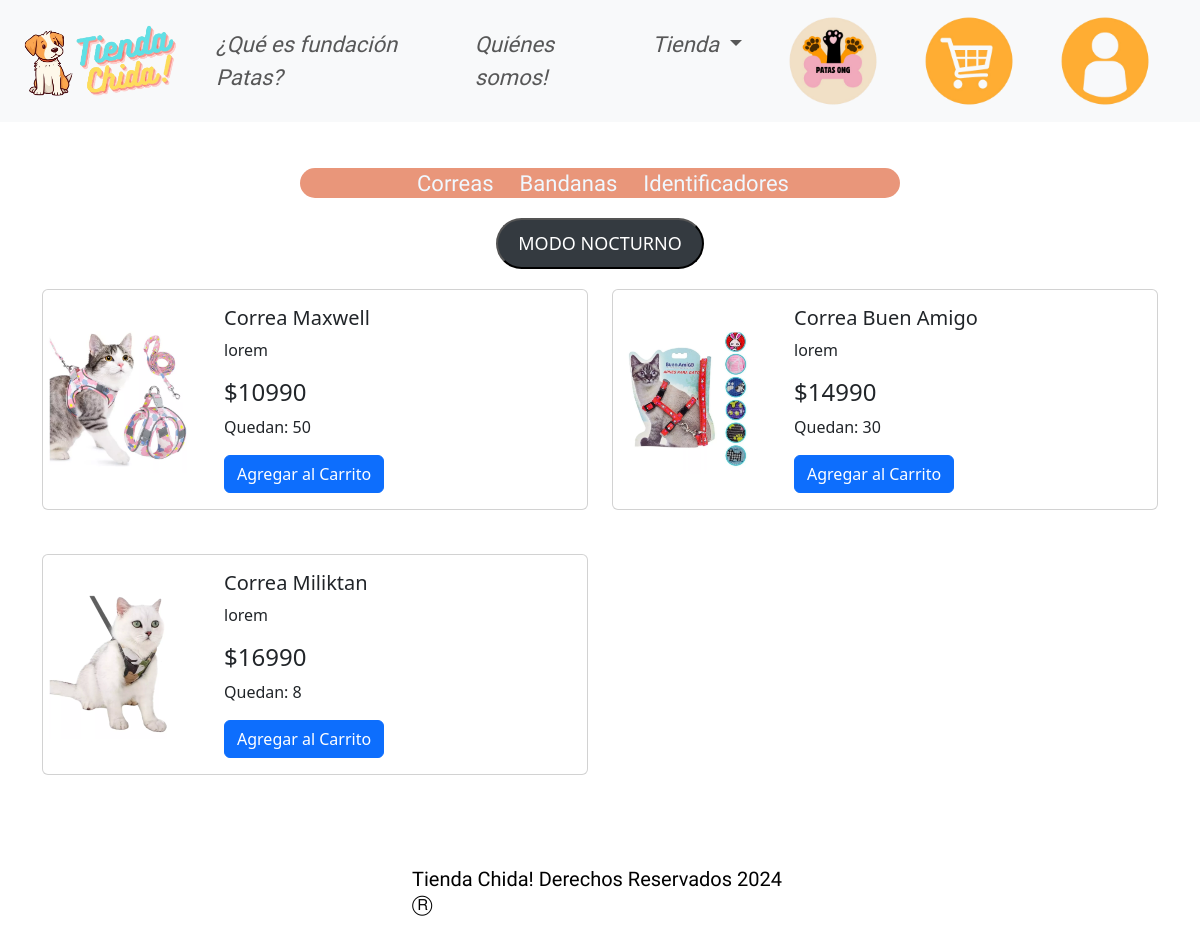
/tienda/gatos/, run on the app's committed database.
### tienda/models.py (models this page shows, shortened)
class Producto(models.Model):
    id = models.AutoField(primary_key=True)
    nombre = models.CharField(max_length=100)
    descripcion = models.TextField()
    precio = models.DecimalField(max_digits=10, decimal_places=0)
    imagen = models.ImageField(upload_to='productos/')
    categoria = models.ForeignKey(Categoria, on_delete=models.CASCADE)
    cantidad = models.PositiveIntegerField(default=0)  # Campo añadido

### tienda/views.py (the view, shortened to what this page needs)
# urls.py: path('gatos/', views.gatos, name='gatos'),
def gatos(request):
    productos_gatos = Producto.objects.filter(categoria__nombre='Correa gato')
    user_info = None
    context = {'productos_gatos': productos_gatos, 'user_info': user_info}
    return render(request, 'tienda/gatos.html', context)

### tienda/templates/tienda/gatos.html (shortened to what this page needs)
{% load static %}
<!DOCTYPE html>
<html lang="en">
<head>
    <link href="https://cdn.jsdelivr.net/npm/bootstrap@5.3.3/dist/css/bootstrap.min.css" rel="stylesheet">
    <link href="{% static 'tienda/css/style_tienda.css' %}" rel="stylesheet">
    <link href="{% static 'tienda/css/style.css' %}" rel="stylesheet">
</head>
<body>
    <header>
        <nav class="navbar navbar-expand-lg bg-body-tertiary fixed-top">
            <div class="container-fluid asap-condensed-medium-italic">
              <a class="navbar-brand" href="{% url 'index' %}"><img src="{% static 'tienda/imagenestiendachida/Foto_del_logo-removebg-preview.png' %}" width="180px"></a>
              <div class="collapse navbar-collapse" id="navbarNav">
                <ul class="navbar-nav">
                  <li class="nav-item">
                    <a class="nav-link" aria-current="page" href="{% url 'index' %}#destino2">¿Qué es fundación Patas?</a>
                  </li>
                  <li class="nav-item">
                    <a class="nav-link" href="{% url 'index' %}#destino">Quiénes somos!</a>
                  </li>
                  <li class="nav-item dropdown">
                    <a class="nav-link dropdown-toggle" href="#" role="button" data-bs-toggle="dropdown" aria-expanded="false">
                      Tienda
                    </a>
                  </li>
                </ul>
                <ul class="navbar-nav">
                    <li class="nav-item">
                        <a class="nav-link" href="{% url 'fundacionpatas' %}" target="_blank"><img src="{% static 'tienda/imagenestiendachida/logo patas png.png' %}" width="90px"></a>
                      </li>
                </ul>
                <ul class="navbar-nav ms-auto">
                    <li class="nav-item">
                        <a class="nav-link" href="#" data-bs-toggle="offcanvas" data-bs-target="#staticBackdrop"><img src="{% static 'tienda/imagenestiendachida/3-removebg-preview.png' %}" width="90px"></a>
                    </li>
                    <li class="nav-item">
                        <a class="nav-link" href="#" data-bs-toggle="offcanvas" data-bs-target="#offcanvasRight"><img src="{% static 'tienda/imagenestiendachida/4-removebg-preview.png' %}" width="90px"></a>
                    </li>
                </ul>
              </div>
            </div>
          </nav>
    </header>
    <br><br><br><br><br><br><br>
    <nav class="navbar navbar-expand-lg bg-orange rounded-custom navbar-container" id="navbar1">
        <div class="container-fluid">
          <div class="collapse navbar-collapse" id="navbarNav">
            <ul class="navbar-nav ms-auto me-4 mb-2 mb-lg-0 navbar_centrar lilita-one-regular">
              <li class="nav-item">
                <a class="nav-link" aria-current="page" href="{% url 'gatos' %}">Correas</a>
              </li>
              <li class="nav-item">
                <a class="nav-link" href="{% url 'gatos_bandanas' %}">Bandanas</a>
              </li>
              <li class="nav-item">
                <a class="nav-link" href="{% url 'gatos_identificadores' %}">Identificadores</a>
              </li>
            </ul>
          </div>
        </div>
      </nav>
    <button onclick="modoNocturno()" class="botonnoche zoom">MODO NOCTURNO</button>
    <div class="container margen_cards">
      <div class="row">
          {% for producto in productos_gatos %}
          <div class="col-md-6 mb-4">
              <div class="card d-flex flex-row align-items-center">
                  <div class="img-container">
                      <img src="{{ producto.imagen.url }}" class="img zoom" alt="{{ producto.nombre }}">
                  </div>
                  <div class="card-body">
                      <h5 class="card-title">{{ producto.nombre }}</h5>
                      <p class="card-text">{{ producto.descripcion }}</p>
                      <h4>${{ producto.precio }}</h4>
                      <p>Quedan: <span class="cantidad-producto" data-id="{{ producto.id }}">{{ producto.cantidad }}</span></p>
                      <a href="#" class="btn btn-primary zoom agregar-carrito {% if producto.cantidad == 0 %}disabled{% endif %}" data-id="{{ producto.id }}" data-name="{{ producto.nombre }}" data-price="{{ producto.precio }}" data-image="{{ producto.imagen.url }}">Agregar al Carrito</a>
                  </div>
              </div>
          </div>
          {% endfor %}
      </div>
  </div>
    <br><br>
    <footer>
      <div class="container-fluid">
        <div class="row justify-content-center colorh2">
        <h5 class="col-4 centrar colorh2"> Tienda Chida! Derechos Reservados 2024 Ⓡ</h5>
        </div>
    </div>
    </footer>
    <br><br>
</body>
</html>

### tienda/static/tienda/css/style_tienda.css (style rules this page uses)
#navbar1 .navbar-nav .nav-link { color:aliceblue!important; }
#navbar1 .navbar-nav { margin: auto !important; display: flex !important; justify-content: center !important; }
#navbar1 .navbar-nav .nav-item { margin-right: 10px !important; }
.bg-orange { background-color:darksalmon; }
.navbar-container { max-width: 600px; margin: 0 auto; max-height: 30px; margin-bottom: 20px; }
.navbar_centrar { margin: 40px !important; }
.lilita-one-regular { font-family: "Lilita One", sans-serif; font-weight: 400; font-style: normal; font-size: 22px; }
.rounded-custom { border-radius: 25px !important; }
.asap-condensed-medium-italic { font-family: "Asap Condensed", sans-serif; font-weight: 500; font-style: italic; font-size: 22px; }
.margen_cards { margin-right: 30px !important; margin-left: 30px !important; }
.botonnoche { display: block; margin: 20px auto; padding: 10px 20px; border-radius: 30px; background-color: #343a40; color: #fff; font-size: 18px; text-align: center; transition: background-color 0.3s; }
.img-container { width: 150px; height: 150px; overflow: hidden; display: flex; justify-content: center; align-items: center; margin-right: 15px; }
.img-container img { max-width: 100%; max-height: 100%; }
.card { margin-bottom: 20px; }

### tienda/static/tienda/css/style.css (style rules this page uses)
.navbar-nav .nav-item { margin-right: 30px !important; }
.nav-item { color: black !important; }
.asap-condensed-medium-italic { font-family: "Asap Condensed", sans-serif; font-weight: 500; font-style: italic; font-size: 22px; }
.colorh2 { font-family: "Asap Condensed"; color: black; }
.botonnoche { display: block; margin: 20px auto; padding: 10px 20px; border-radius: 30px; background-color: #343a40; color: #fff; font-size: 18px; text-align: center; transition: background-color 0.3s; }
.zoom { transition: transform 0.3s ease; }
.img-container { width: 150px; height: 150px; overflow: hidden; display: flex; justify-content: center; align-items: center; margin-right: 15px; }
.img-container img { max-width: 100%; max-height: 100%; }
.card { margin-bottom: 20px; }

### data on the page
Producto: imagen (picture), nombre "Correa Maxwell", descripcion "lorem", precio "10990", cantidad "50"
Producto: imagen (picture), nombre "Correa Buen Amigo", descripcion "lorem", precio "14990", cantidad "30"
Producto: imagen (picture), nombre "Correa Miliktan", descripcion "lorem", precio "16990", cantidad "8"
